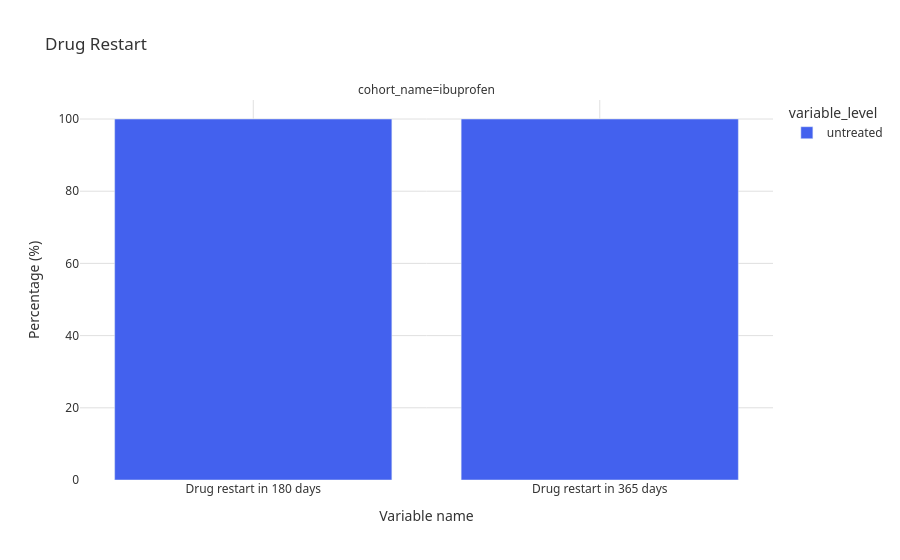

Write notebook code for a chart like this one.
### Code cell
plot_drug_restart(sr_restart)

### Figure 1 — Plotly figure (JSON) as saved in the notebook; plotly's stock layout.template omitted (floating-point values rounded to 4 significant figures)
{"data": [{"hovertemplate": "variable_level=untreated<br>cohort_name=ibuprofen<br>variable_name=%{x}<br>percentage=%{y}<extra></extra>", "legendgroup": "untreated", "marker": {"color": "#4361ee", "pattern": {"shape": ""}}, "name": "untreated", "orientation": "v", "showlegend": true, "textposition": "auto", "type": "bar", "x": ["Drug restart in 180 days", "Drug restart in 365 days"], "xaxis": "x", "y": [100.0, 100.0], "yaxis": "y"}], "layout": {"annotations": [{"font": {}, "showarrow": false, "text": "cohort_name=ibuprofen", "x": 0.5, "xanchor": "center", "xref": "paper", "y": 1.0, "yanchor": "bottom", "yref": "paper"}], "barmode": "stack", "font": {"color": "#333333", "family": "system-ui, -apple-system, sans-serif", "size": 12}, "legend": {"title": {"text": "variable_level"}, "tracegroupgap": 0}, "paper_bgcolor": "#ffffff", "plot_bgcolor": "#ffffff", "showlegend": true, "title": {"text": "Drug Restart"}, "xaxis": {"anchor": "y", "domain": [0.0, 1.0], "gridcolor": "#e0e0e0", "showgrid": true, "title": {"text": "Variable name"}}, "yaxis": {"anchor": "x", "domain": [0.0, 1.0], "gridcolor": "#e0e0e0", "showgrid": true, "title": {"text": "Percentage (%)"}}}}
